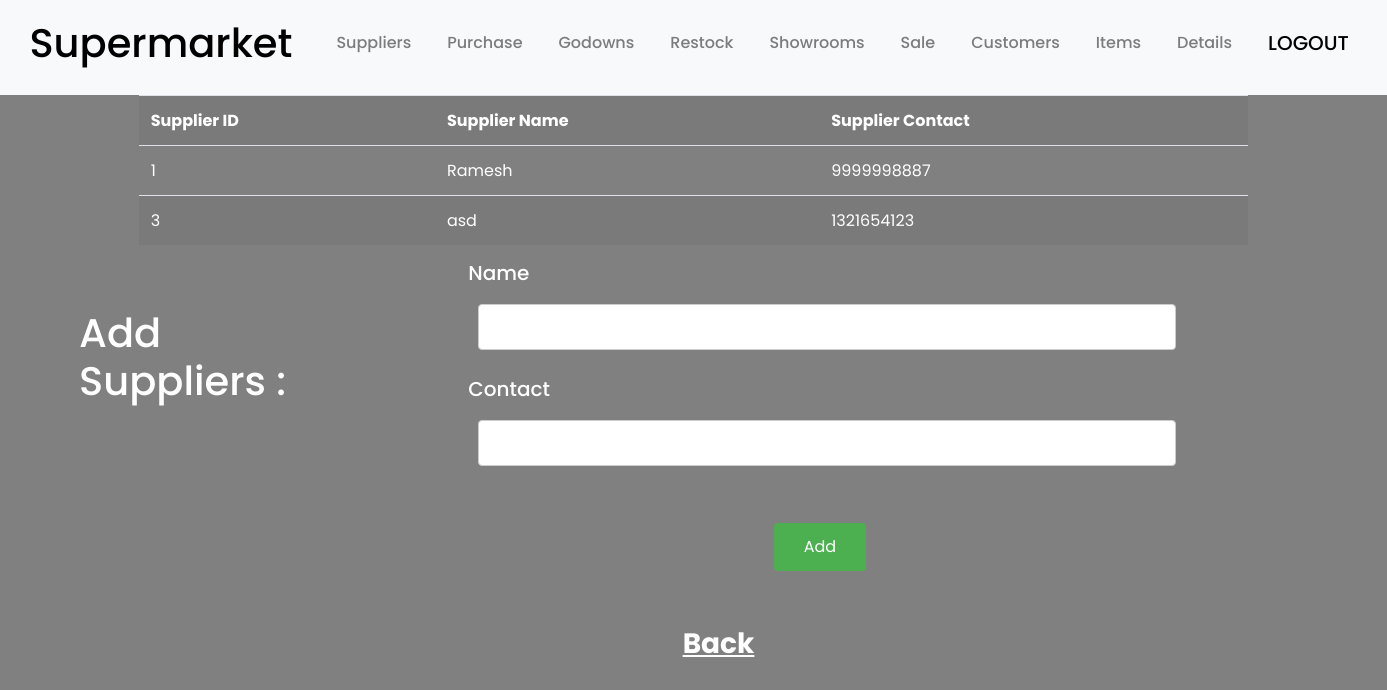
The app's page /suppliers.php (signed in) with its own data.
### tables this page shows
CREATE TABLE `supplier` (
  `Supplier_ID` smallint(6) NOT NULL,
  `Supplier_Name` varchar(10) NOT NULL,
  `Supplier_Contact` varchar(10) NOT NULL
);

### suppliers.php (the view, shortened to what this page needs)
<?php include "head.php"; ?>
<!DOCTYPE html>
<html>
<head>
</head>
<body>
<?php
$servername = "localhost";
$username = "root";
$password = "";
$dbname = "supermarket";
$conn = new mysqli($servername, $username, $password, $dbname);
$sql = "SELECT * FROM supplier";
$result = $conn->query($sql);
if ($result->num_rows > 0) {
    echo "<table  class = 'table table-hover table-striped'><tr><th>Supplier ID</th><th>Supplier Name</th><th>Supplier Contact</th></tr>";
    while($row = $result->fetch_assoc()) {
        echo "<tr><td>" . $row["Supplier_ID"]. "</td><td>" . $row["Supplier_Name"]. "</td><td>" . $row["Supplier_Contact"]. "</td></tr>";
    }
    echo "</table>";
} else {
    echo "0 results";
}
?>
<div class = "container-fluid row padding" >
    <div class="col-lg-4 col-md-6 col-sm-6" >
        <h1 style = "padding-left: 15%"><br>Add<br> Suppliers : </h1>
    </div>
    <div class="col-lg-8 col-md-6 col-sm-6" >
        <form method="post">
            <label><h5>Name</h5></label>
            <br>
            <input type="text" name="name" required>
            <br><br>
            <label><h5>Contact</h5></label>
            <br>
            <input type="varchar" name="contact" required>
            <br><br>
            <button type="submit" name="button2">Add</button>
        </form>
    </div>
</div>
<br>
<center><h3><a href='home.php' style = "color : white; font-weight : bold; padding-left : 50px; text-decoration: underline">Back</a></h3></center>
<br><br><br>
</body>
</html>

### style.css (style rules this page uses)
html, body { height: 100%; width: 100%; font-size:16px; font-family: 'Poppins', sans-serif; background-color:gray; color: white; }
.padding { padding-bottom: 1rem; }
.table { width: 80%; margin: 0 auto; }
input[type = text], input[type = number], input[type = password], input[type = varchar], input[type = double], input[type = Date], input[type = Int], select { width: 80%; padding: 10px 20px; margin: 3px 10px; display: inline-block; border: 1px solid #ccc; border-radius: 4px; box-sizing: border-box; }
button[type = submit] { background-color: #4CAF50; color: white; margin-left: 35%; margin-top: 30px; padding: 12px 30px; border: none; border-radius: 4px; cursor: pointer; float: left; }
[class*="col-"] { padding: 1rem; }

### records on screen
supplier: Supplier_ID "1", Supplier_Name "Ramesh", Supplier_Contact "9999998887"
supplier: Supplier_ID "3", Supplier_Name "asd", Supplier_Contact "1321654123"
